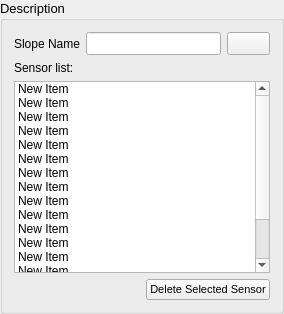
       <widget class="QGroupBox" name="groupBox_4">
        <property name="sizePolicy">
         <sizepolicy hsizetype="Maximum" vsizetype="Maximum">
          <horstretch>0</horstretch>
          <verstretch>0</verstretch>
         </sizepolicy>
        </property>
        <property name="maximumSize">
         <size>
          <width>500</width>
          <height>16777215</height>
         </size>
        </property>
        <property name="font">
         <font>
          <pointsize>10</pointsize>
         </font>
        </property>
        <property name="title">
         <string>Description</string>
        </property>
        <layout class="QGridLayout" name="gridLayout">
         <item row="0" column="0">
          <layout class="QHBoxLayout" name="horizontalLayout_10">
           <item>
            <widget class="QLabel" name="label_19">
             <property name="font">
              <font>
               <pointsize>9</pointsize>
              </font>
             </property>
             <property name="text">
              <string>Slope Name</string>
             </property>
            </widget>
           </item>
           <item>
            <widget class="QLineEdit" name="slopeName_lineEdit"/>
           </item>
           <item>
            <widget class="QPushButton" name="editSlopeName_Button">
             <property name="text">
              <string/>
             </property>
             <property name="icon">
              <iconset>
               <normaloff>assets/edit.png</normaloff>assets/edit.png</iconset>
             </property>
            </widget>
           </item>
          </layout>
         </item>
         <item row="2" column="0">
          <layout class="QHBoxLayout" name="horizontalLayout_11">
           <item>
            <widget class="QListWidget" name="sensors_listWidget">
             <property name="font">
              <font>
               <pointsize>9</pointsize>
              </font>
             </property>
             <property name="layoutDirection">
              <enum>Qt::LeftToRight</enum>
             </property>
             <property name="flow">
              <enum>QListView::TopToBottom</enum>
             </property>
             <property name="layoutMode">
              <enum>QListView::SinglePass</enum>
             </property>
             <property name="viewMode">
              <enum>QListView::ListMode</enum>
             </property>
             <item>
              <property name="text">
               <string>New Item</string>
              </property>
             </item>
             <item>
              <property name="text">
               <string>New Item</string>
              </property>
             </item>
             <item>
              <property name="text">
               <string>New Item</string>
              </property>
             </item>
             <item>
              <property name="text">
               <string>New Item</string>
              </property>
             </item>
             <item>
              <property name="text">
               <string>New Item</string>
              </property>
             </item>
             <item>
              <property name="text">
               <string>New Item</string>
              </property>
             </item>
             <item>
              <property name="text">
               <string>New Item</string>
              </property>
             </item>
             <item>
              <property name="text">
               <string>New Item</string>
              </property>
             </item>
             <item>
              <property name="text">
               <string>New Item</string>
              </property>
             </item>
             <item>
              <property name="text">
               <string>New Item</string>
              </property>
             </item>
             <item>
              <property name="text">
               <string>New Item</string>
              </property>
             </item>
             <item>
              <property name="text">
               <string>New Item</string>
              </property>
             </item>
             <item>
              <property name="text">
               <string>New Item</string>
              </property>
             </item>
             <item>
              <property name="text">
               <string>New Item</string>
              </property>
             </item>
             <item>
              <property name="text">
               <string>New Item</string>
              </property>
             </item>
             <item>
              <property name="text">
               <string>New Item</string>
              </property>
             </item>
             <item>
              <property name="text">
               <string>New Item</string>
              </property>
             </item>
            </widget>
           </item>
          </layout>
         </item>
         <item row="1" column="0">
          <layout class="QHBoxLayout" name="horizontalLayout_15">
           <item>
            <widget class="QLabel" name="label_21">
             <property name="font">
              <font>
               <pointsize>9</pointsize>
              </font>
             </property>
             <property name="text">
              <string>Sensor list:</string>
             </property>
            </widget>
           </item>
          </layout>
         </item>
         <item row="4" column="0">
          <layout class="QHBoxLayout" name="horizontalLayout_16">
           <item>
            <spacer name="horizontalSpacer_25">
             <property name="orientation">
              <enum>Qt::Horizontal</enum>
             </property>
             <property name="sizeHint" stdset="0">
              <size>
               <width>40</width>
               <height>20</height>
              </size>
             </property>
            </spacer>
           </item>
           <item>
            <widget class="QPushButton" name="deleteSensor_Button">
             <property name="sizePolicy">
              <sizepolicy hsizetype="Maximum" vsizetype="Fixed">
               <horstretch>0</horstretch>
               <verstretch>0</verstretch>
              </sizepolicy>
             </property>
             <property name="font">
              <font>
               <pointsize>8</pointsize>
              </font>
             </property>
             <property name="text">
              <string>Delete Selected Sensor</string>
             </property>
             <property name="icon">
              <iconset>
               <normaloff>assets/minus.png</normaloff>assets/minus.png</iconset>
             </property>
            </widget>
           </item>
          </layout>
         </item>
        </layout>
       </widget>
